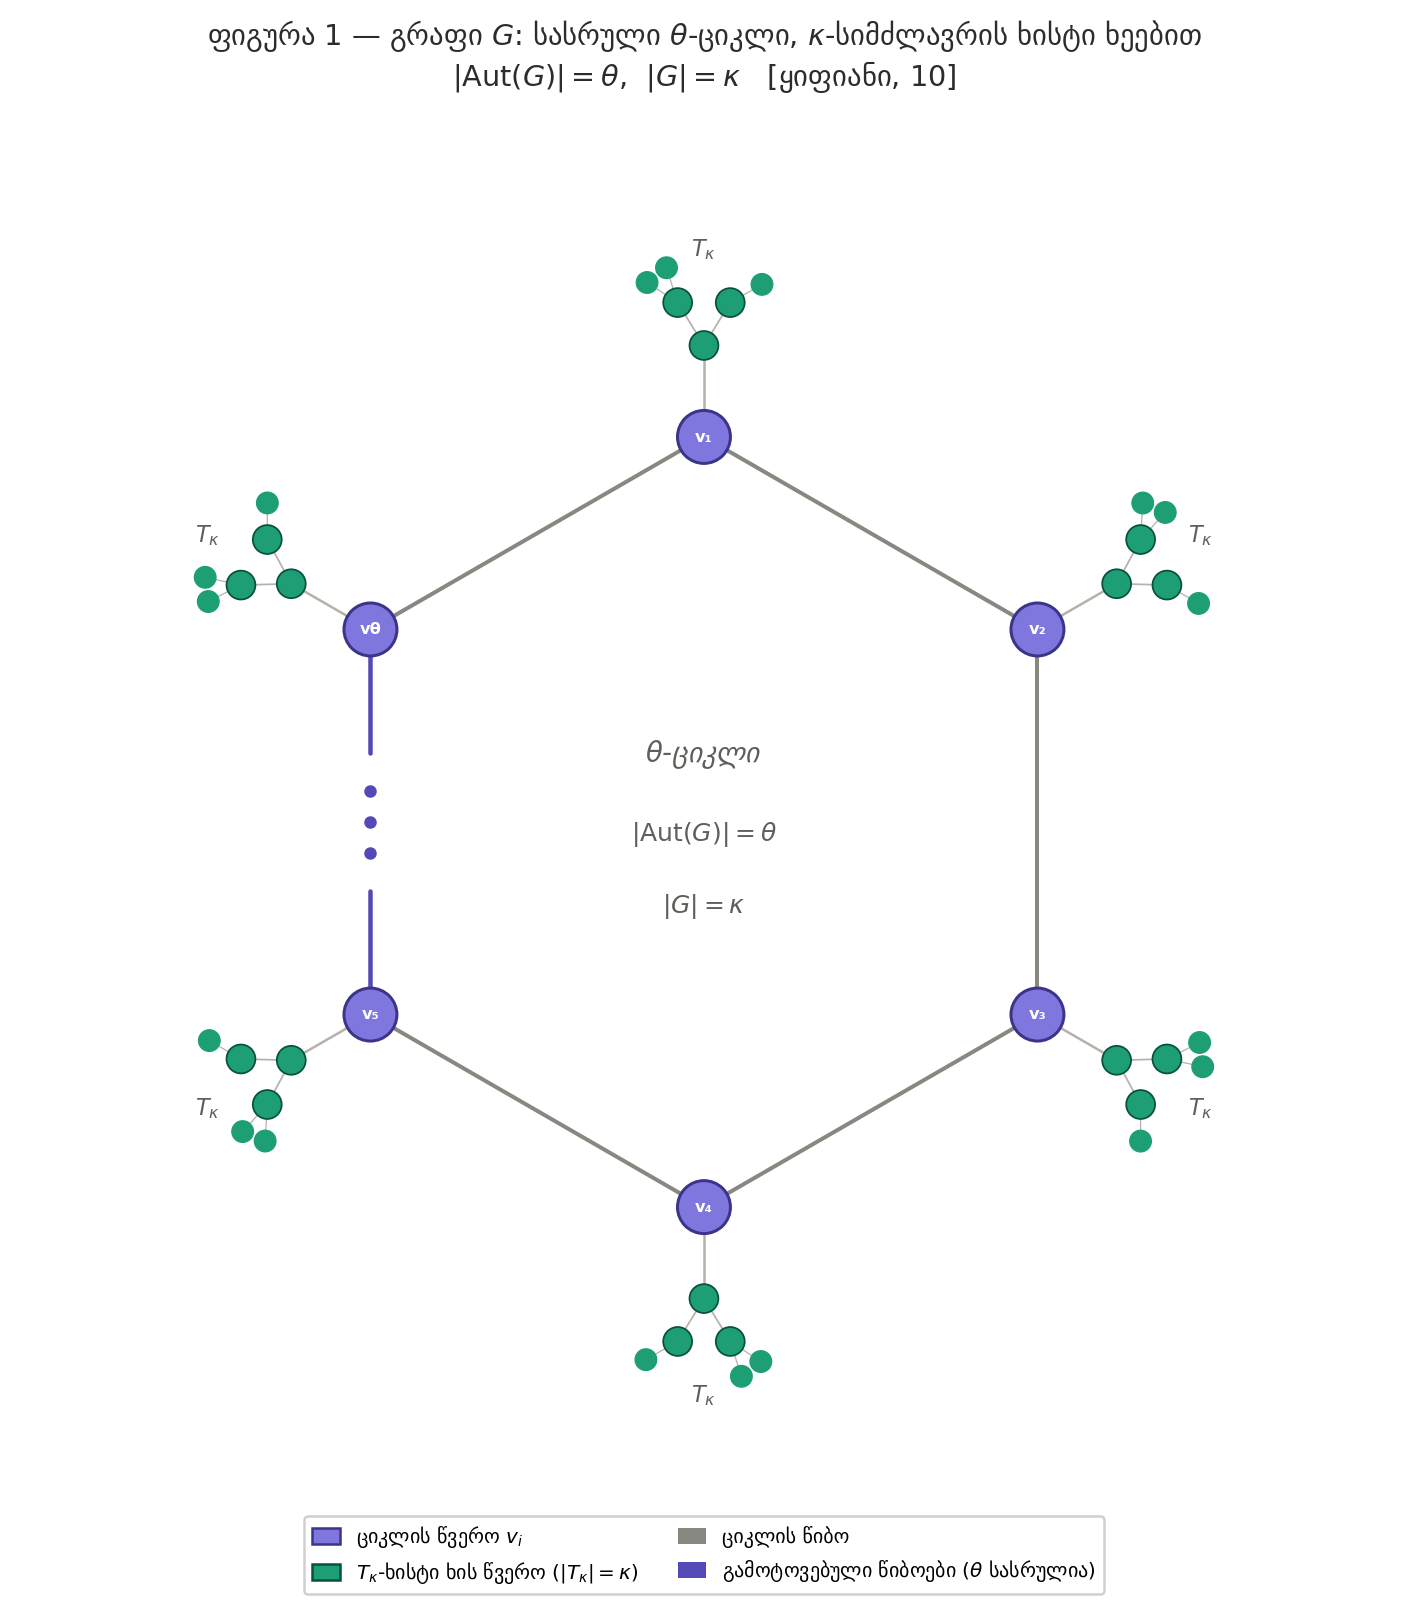

This figure's Python source:
"""
ფიგურა 1 — გრაფი G: θ-ციკლი κ-სიმძლავრის ხისტი ხეებით
[10] ყიფიანის თეორემის საილუსტრაციო ნახაზი

ციკლის სიგრძე: θ  (სასრული, წინასწარ დასახელებული)
ხეების სიმძლავრე: κ
ავტომორფიზმთა ჯგუფი: |Aut(G)| = θ
გრაფის სიმძლავრე: |G| = κ
"""

import math
import matplotlib.pyplot as plt
import matplotlib.patches as mpatches
import matplotlib.patheffects as pe
import numpy as np

# ფერები
CYCLE_NODE_COLOR = "#7F77DD"
TREE_NODE_COLOR  = "#1D9E75"
EDGE_COLOR       = "#888780"
TREE_EDGE_COLOR  = "#B4B2A9"
DASHED_COLOR     = "#534AB7"   # წყვეტილი წიბოს ფერი (მუქი იისფერი)
BG_COLOR         = "#FFFFFF"
TEXT_COLOR       = "#2C2C2A"
SUBTITLE_COLOR   = "#5F5E5A"

fig, ax = plt.subplots(figsize=(10, 9))
ax.set_aspect("equal")
ax.axis("off")
fig.patch.set_facecolor(BG_COLOR)
ax.set_facecolor(BG_COLOR)

# ---- ციკლის კვანძები -------------------------------------------------------
# ვიზუალურად 6 კვანძი, ბოლო წიბო წყვეტილია → „ნებისმიერი θ"
N = 6
cx, cy = 0.0, 0.0
R = 1.6
cycle_nodes = [
    (cx + R * math.sin(2 * math.pi * i / N),
     cy + R * math.cos(2 * math.pi * i / N))
    for i in range(N)
]

# კვანძების ეტიკეტები: v₁, v₂, ..., vₙ₋₁, vθ
subscripts = ["₁", "₂", "₃", "₄", "₅"]
labels = [f"v{subscripts[i]}" for i in range(N - 1)] + ["vθ"]

# ---- ციკლის წიბოები --------------------------------------------------------
# ბოლო წიბო (vθ → v₁) — წყვეტილი, სამი წერტილიანი
DASHED_EDGE_IDX = N - 2   # i=5: v₆(=vθ) → v₁

for i in range(N):
    x0, y0 = cycle_nodes[i]
    x1, y1 = cycle_nodes[(i + 1) % N]

    if i == DASHED_EDGE_IDX:
        # წყვეტილი წიბო — "..." სიმბოლოებით შუაში
        # ვხატავთ ორ მოკლე მყარ სეგმენტს + „..." შუაში
        t = 0.32   # რამდენი ნაწილი მყარია თითო მხრიდან
        mx0 = x0 + t * (x1 - x0)
        my0 = y0 + t * (y1 - y0)
        mx1 = x0 + (1 - t) * (x1 - x0)
        my1 = y0 + (1 - t) * (y1 - y0)

        ax.plot([x0, mx0], [y0, my0],
                color=DASHED_COLOR, lw=1.8, zorder=2, solid_capstyle="round")
        ax.plot([mx1, x1], [my1, y1],
                color=DASHED_COLOR, lw=1.8, zorder=2, solid_capstyle="round")

        # სამი წერტილი შუაში
        mid_x = (x0 + x1) / 2
        mid_y = (y0 + y1) / 2
        # წერტილები წყვეტის მიმართულებით
        dx_u = (x1 - x0) / math.hypot(x1 - x0, y1 - y0)
        dy_u = (y1 - y0) / math.hypot(x1 - x0, y1 - y0)
        for offset in [-0.13, 0.0, 0.13]:
            ax.plot(mid_x + offset * dx_u, mid_y + offset * dy_u,
                    "o", color=DASHED_COLOR, markersize=4, zorder=3)
    else:
        ax.plot([x0, x1], [y0, y1],
                color=EDGE_COLOR, lw=1.6, zorder=1, solid_capstyle="round")

# ---- ხისტი ხის გამოსახვა --------------------------------------------------
def draw_rigid_tree(ax, root_x, root_y, direction_angle_deg, scale=0.38):
    ang = math.radians(direction_angle_deg)

    def pt(r, a):
        return root_x + r * math.cos(a), root_y + r * math.sin(a)

    # პარამეტრი: დაპატარავებული მწვანე წვეროების რადიუსი
    node_r = 0.06

    c1 = pt(scale, ang)
    ax.plot([root_x, c1[0]], [root_y, c1[1]],
            color=TREE_EDGE_COLOR, lw=1.0, zorder=1)

    c1a = (c1[0] + scale * 0.55 * math.cos(ang + 0.55),
           c1[1] + scale * 0.55 * math.sin(ang + 0.55))
    c1b = (c1[0] + scale * 0.55 * math.cos(ang - 0.55),
           c1[1] + scale * 0.55 * math.sin(ang - 0.55))
    ax.plot([c1[0], c1a[0]], [c1[1], c1a[1]],
            color=TREE_EDGE_COLOR, lw=0.7, zorder=1)
    ax.plot([c1[0], c1b[0]], [c1[1], c1b[1]],
            color=TREE_EDGE_COLOR, lw=0.7, zorder=1)

    for delta in [0.55, -0.3]:
        leaf_ang = ang + 0.55 + delta * 0.8
        lx = c1a[0] + scale * 0.40 * math.cos(leaf_ang)
        ly = c1a[1] + scale * 0.40 * math.sin(leaf_ang)
        ax.plot([c1a[0], lx], [c1a[1], ly],
                color=TREE_EDGE_COLOR, lw=0.5, zorder=1)
        ax.add_patch(plt.Circle((lx, ly), node_r * 0.75,
                                color=TREE_NODE_COLOR, zorder=3,
                                linewidth=0.5, ec=TREE_NODE_COLOR))

    leaf_ang2 = ang - 0.55 - 0.5
    lx2 = c1b[0] + scale * 0.40 * math.cos(leaf_ang2)
    ly2 = c1b[1] + scale * 0.40 * math.sin(leaf_ang2)
    ax.plot([c1b[0], lx2], [c1b[1], ly2],
            color=TREE_EDGE_COLOR, lw=0.5, zorder=1)
    ax.add_patch(plt.Circle((lx2, ly2), node_r * 0.75,
                             color=TREE_NODE_COLOR, zorder=3,
                             linewidth=0.5, ec=TREE_NODE_COLOR))

    for c in [c1, c1a, c1b]:
        ax.add_patch(plt.Circle(c, node_r, color=TREE_NODE_COLOR, zorder=3,
                                linewidth=0.7, ec="#085041"))
    return c1

# ---- ხეები ციკლის კვანძებზე ------------------------------------------------
tree_label_offsets = []
for i, (vx, vy) in enumerate(cycle_nodes):
    dx, dy = vx - cx, vy - cy
    out_angle = math.degrees(math.atan2(dy, dx))
    draw_rigid_tree(ax, vx, vy, direction_angle_deg=out_angle, scale=0.38)
    tree_label_offsets.append((vx + 0.78 * dx / R, vy + 0.78 * dy / R))

# ---- ციკლის კვანძები (ზედა ფენა) ------------------------------------------
# პარამეტრი: დაპატარავებული იისფერი წვეროების რადიუსი და ტექსტი
for i, (vx, vy) in enumerate(cycle_nodes):
    ax.add_patch(plt.Circle((vx, vy), 0.11, color=CYCLE_NODE_COLOR,
                             zorder=5, linewidth=1.2, ec="#3C3489"))
    ax.text(vx, vy, labels[i], ha="center", va="center",
            fontsize=6.5, color="white", fontweight="bold", zorder=6,
            fontfamily="DejaVu Sans")

# ---- ხეების ეტიკეტები T_κ --------------------------------------------------
for i, (lx, ly) in enumerate(tree_label_offsets):
    ax.text(lx, ly, r"$T_\kappa$",
            ha="center", va="center", fontsize=9,
            color=SUBTITLE_COLOR, zorder=7,
            bbox=dict(boxstyle="round,pad=0.2", fc=BG_COLOR, ec="none", alpha=0.88))

# ---- შუა წარწერა -----------------------------------------------------------
ax.text(cx, cy + 0.28, r"$\theta$-ციკლი", ha="center", va="center",
        fontsize=11, color=SUBTITLE_COLOR, style="italic")
ax.text(cx, cy - 0.05, r"$|\mathrm{Aut}(G)| = \theta$",
        ha="center", va="center", fontsize=10, color=SUBTITLE_COLOR)
ax.text(cx, cy - 0.35, r"$|G| = \kappa$",
        ha="center", va="center", fontsize=10, color=SUBTITLE_COLOR)

# ---- წყვეტის ანოტაცია წაშლილია თქვენი მოთხოვნით ----

# ---- ლეგენდა ----------------------------------------------------------------
legend_elements = [
    mpatches.Patch(facecolor=CYCLE_NODE_COLOR, edgecolor="#3C3489",
                   label=r"ციკლის წვერო $v_i$"),
    mpatches.Patch(facecolor=TREE_NODE_COLOR, edgecolor="#085041",
                   label=r"$T_\kappa$-ხისტი ხის წვერო ($|T_\kappa|=\kappa$)"),
    mpatches.Patch(facecolor=EDGE_COLOR,
                   label=r"ციკლის წიბო"),
    mpatches.Patch(facecolor=DASHED_COLOR,
                   label=r"გამოტოვებული წიბოები ($\theta$ სასრულია)"),
]
ax.legend(handles=legend_elements, loc="lower center",
          bbox_to_anchor=(0.5, -0.07), ncol=2,
          fontsize=8, frameon=True, framealpha=0.92,
          handlelength=1.4, handleheight=0.9)

# ---- სათაური ----------------------------------------------------------------
ax.set_title(
    r"ფიგურა 1 — გრაფი $G$: სასრული $\theta$-ციკლი, $\kappa$-სიმძლავრის ხისტი ხეებით"
    + "\n"
    + r"$|\mathrm{Aut}(G)| = \theta$,  $|G| = \kappa$   [ყიფიანი, 10]",
    fontsize=11.5, color=TEXT_COLOR, pad=20
)

ax.set_xlim(-2.85, 2.85)
ax.set_ylim(-2.85, 2.85)

plt.tight_layout()

# გზა გასწორებულია ლოკალურ დირექტორიაზე
plt.savefig("rigid_tree_cycle.png", dpi=180, bbox_inches="tight", facecolor=BG_COLOR)
plt.show()

print("შენახულია: rigid_tree_cycle.png")
